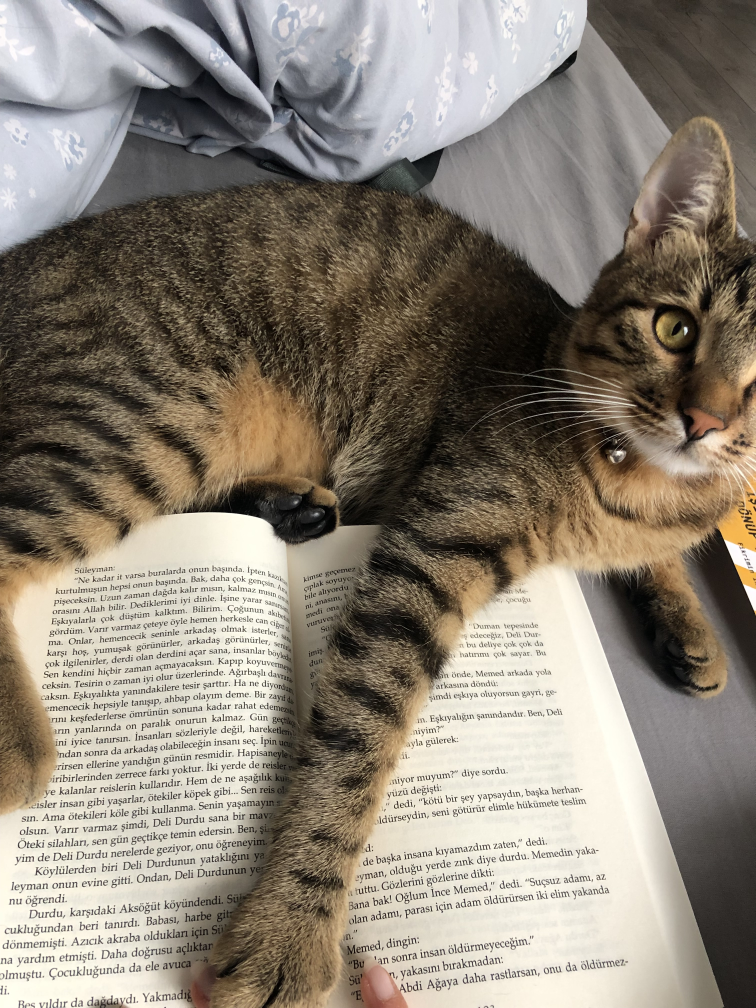
#> input picture mars.jpeg, 3024 x 4032 px (shown at 1/4 size)
$ python 'tekPenceredeÇokluResimGösterme.py'
#> lines starting #> are read from the running program, lines starting #| are printed output that depends on the picture
import cv2
import numpy as np

img1 = cv2.imread("mars.jpeg",0)
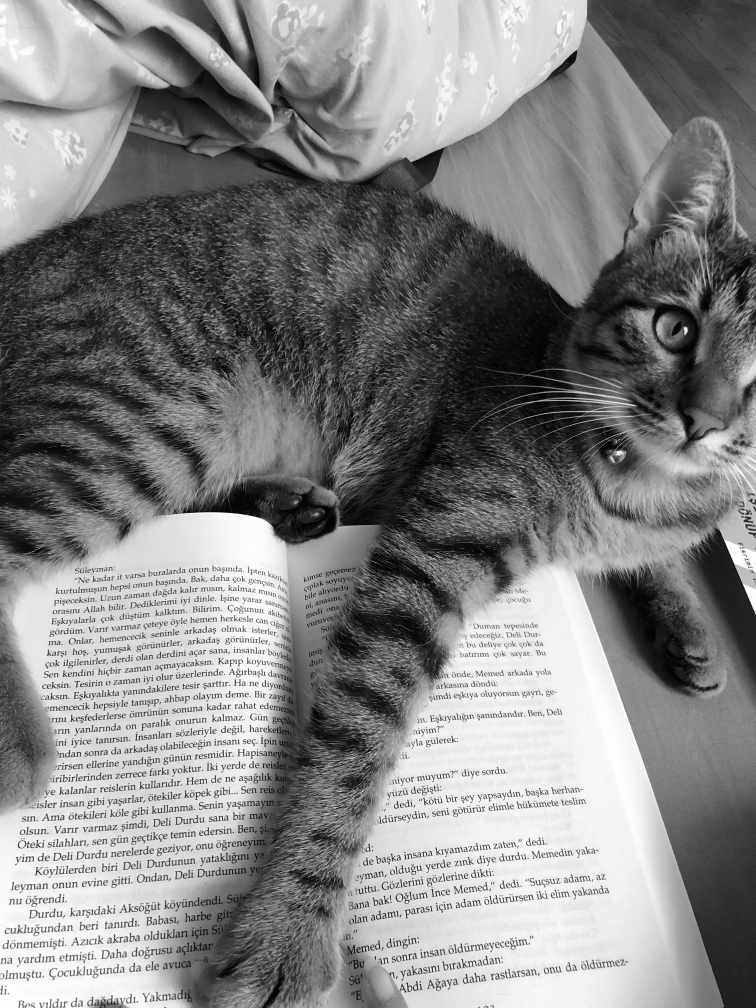
#> img1: shape (4032, 3024) (shown at 1/4 size); min 0, max 255, mean 132.4
img2 = cv2.imread("agac.jpeg")
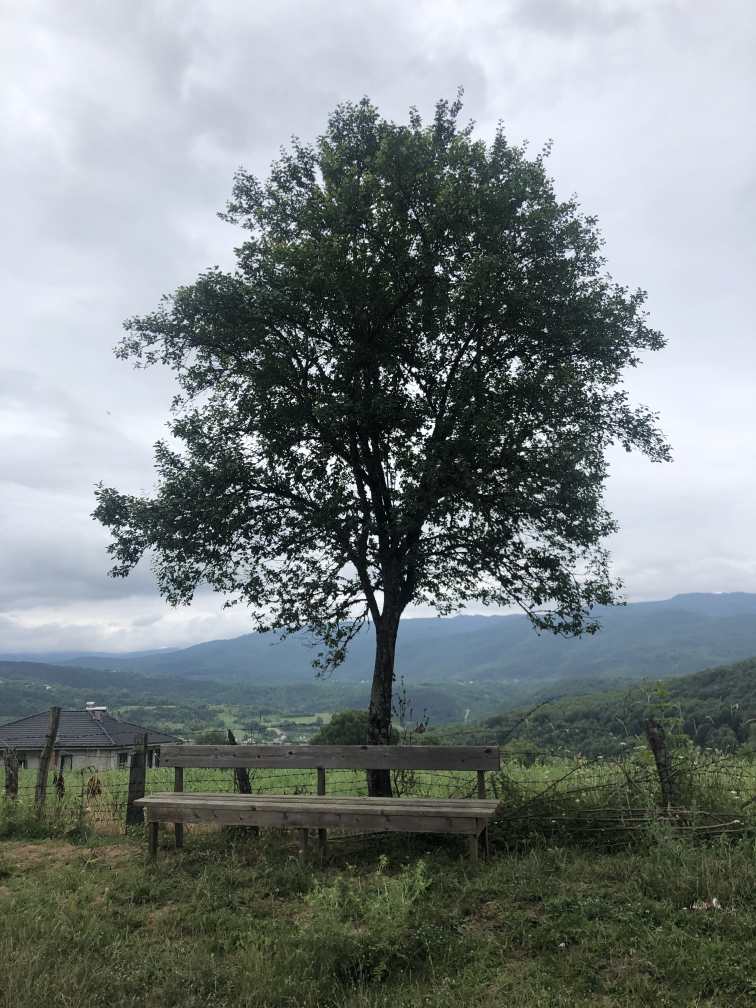
#> input picture agac.jpeg, 3024 x 4032 px (shown at 1/4 size)
#> img2 is the input picture: shape (4032, 3024, 3); mean B, G, R 130.1, 130.1, 122.2

print(img1.shape)
#| (4032, 3024)
print(img2.shape)
#| (4032, 3024, 3)

#resimlerin kendilerine eşit olması için resize'ladık.
img1 = cv2.resize(img1,(0,0),None,0.5,0.5)
#> img1: shape (2016, 1512)
img2 = cv2.resize(img2,(0,0),None,0.5,0.5)
#> img2: shape (2016, 1512, 3)

img1 = cv2.cvtColor(img1, cv2.COLOR_GRAY2BGR) # bir kanaldan 3 kanala dönüştürmek için,
#> img1: shape (2016, 1512, 3)
#eğer resimlerden biri tek kanallı yani gri olsaydı.


yatay = np.hstack((img1,img2)) #yatay birleştirme
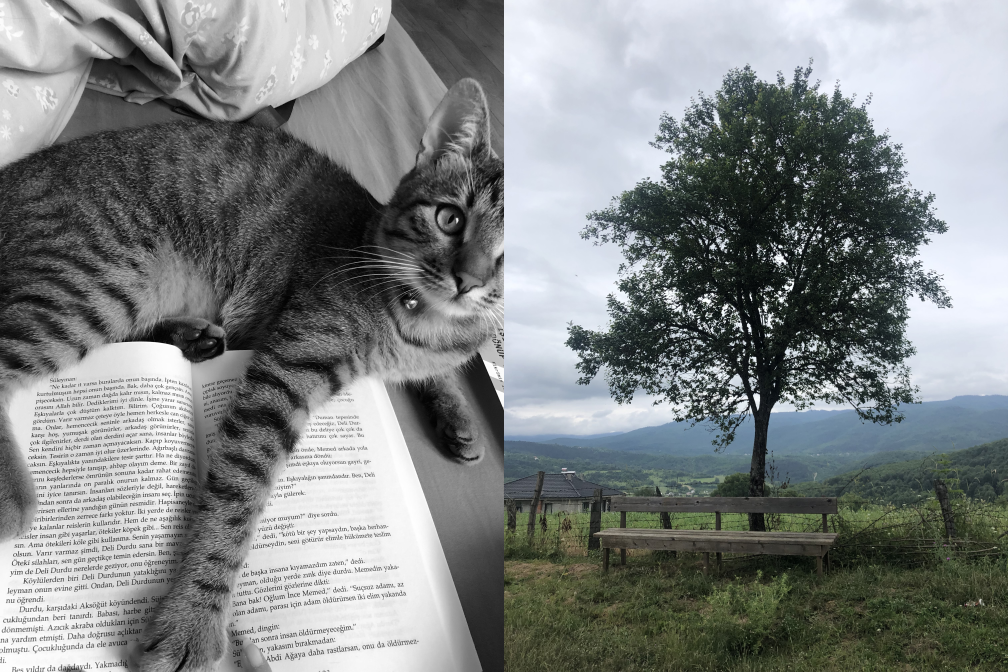
#> yatay: shape (2016, 3024, 3) (shown at 1/3 size); mean B, G, R 131.4, 131.4, 127.4
dikey = np.vstack((img1,img2)) #dikey birleştirme
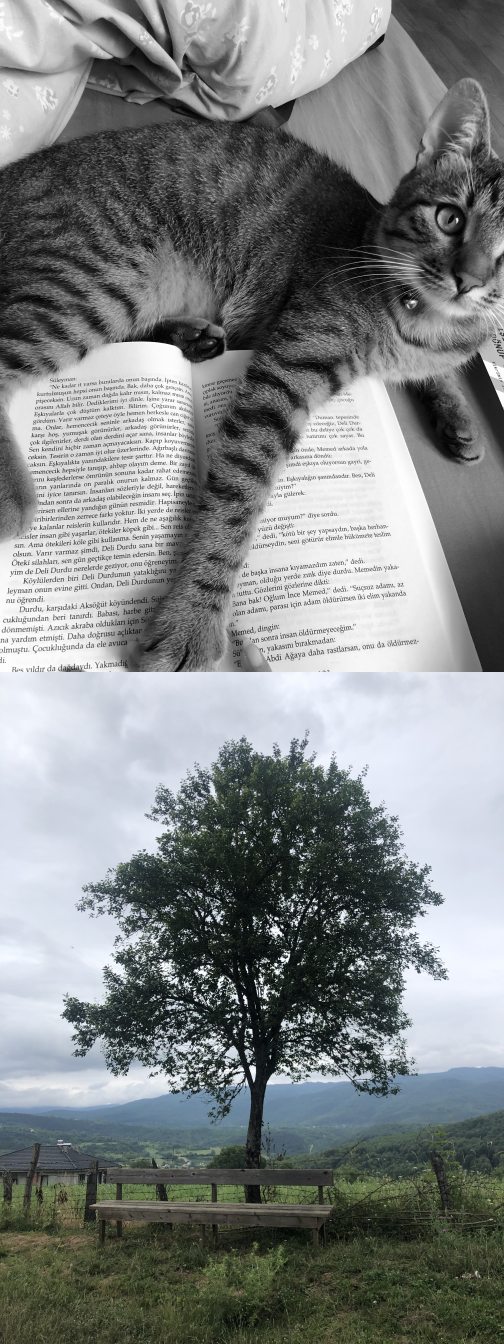
#> dikey: shape (4032, 1512, 3) (shown at 1/3 size); mean B, G, R 131.4, 131.4, 127.4

cv2.imshow("Dikey", dikey)
cv2.imshow("Yatay", yatay)

cv2.waitKey(0)
cv2.destroyAllWindows()
